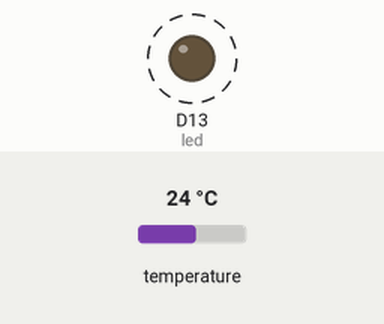
This program was run on a simulated CircuitPython board. Shown: output pins drawn as LEDs (lit = HIGH). Dashed ring = blinking. The test bench sets the inputs (shaded band); at power-on: temperature 24 °C. No radio messages arrive unless stated (any console line starting 'radio sent:' is added by the test bench); what the program prints to the serial console is not drawn.

Above: at 0.07 s.
Timing chart, 0 to 3.0 s (numbered marks = the images above):
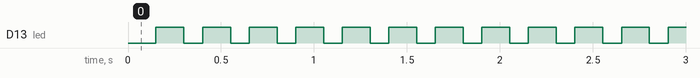

Measured:
- by itself, D13 (led): alternates HIGH for 0.15 s and LOW for 0.10 s

The program:

rad_alice_onewire.py
```python
# CircuitPython Demo - USB/Serial echo

import board
import busio
import digitalio
import time
import adafruit_rfm9x
from adafruit_onewire.bus import OneWireBus
from adafruit_ds18x20 import DS18X20

ow_bus = OneWireBus(board.D10)

ds18 = DS18X20(ow_bus, ow_bus.scan()[0])

# lora radio
spi = busio.SPI(board.SCK, MOSI=board.MOSI, MISO=board.MISO)
cs = digitalio.DigitalInOut(board.RFM9X_CS)
reset = digitalio.DigitalInOut(board.RFM9X_RST)
rfm9x = adafruit_rfm9x.RFM9x(spi, cs, reset, 915.0)

# led
led = digitalio.DigitalInOut(board.D13)
led.direction = digitalio.Direction.OUTPUT

index = 0

while True:

    temp_str='{0:0.3f}'.format(ds18.temperature)
    rfm9x.send(temp_str)
    print(temp_str)

    led.value = False
    time.sleep(.1)
    led.value = True
    time.sleep(.1)
```
